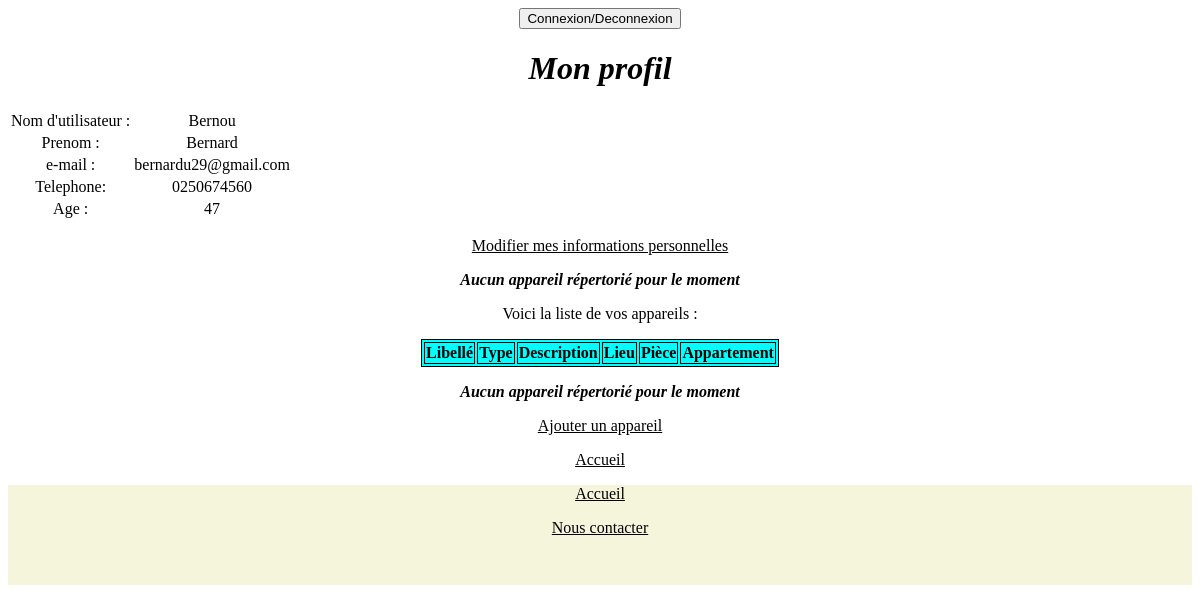
The page /index.php?cible=profil (signed in) on the database its author committed.
### tables this page shows
CREATE TABLE IF NOT EXISTS `utilisateur` (
  `Id_Utilisateur` int(11) NOT NULL AUTO_INCREMENT,
  `nomUser` varchar(30) NOT NULL,
  `emailUtilisateur` varchar(50) NOT NULL,
  `mdpUtilisateur` varchar(16) NOT NULL,
  `telUtilisateur` varchar(10) DEFAULT NULL,
  `prenomUtilisateur` varchar(30) NOT NULL,
  `ageUtilisateur` int(11) NOT NULL,
  `dateCreationCompte` date DEFAULT NULL,
  `etatCompte` varchar(50) DEFAULT NULL,
  PRIMARY KEY (`Id_Utilisateur`)
);

### controleurs/profil.php (called while the page is built, shortened)
<?php
include('./modele/requetes.connexion_inscription.php');
include('./modele/requetes.afficher_ajouter_appareils.php');
$vue = "profil";
$infos = getUtilisateur($bdd);
$nomUser = $infos[1];
$prenomUtilisateur = $infos[5];
$emailUtilisateur = $infos[2];
$telUtilisateur = $infos[4];
$ageUtilisateur = $infos[6];
$afficherAppareils = afficherAppareils($bdd);
if (mysqli_num_rows($afficherAppareils) <= 0) {
    $alerte = "Aucun appareil répertorié pour le moment";
}
include ('vues/header.php');
include ('vues/' . $vue . '.php');
include ('vues/appareil.php');
include ('vues/footer.php');

### index.php (called while the page is built, shortened)
<?php
include("controleurs/fonctions.php");
include("vues/fonctions.php");
if (isset($_GET['cible']) && !empty($_GET['cible'])) {
    $url = $_GET['cible'];
} else {
    $url = 'principal';
}
include('controleurs/' . $url . '.php');

### modele/requetes.generiques.php (called while the page is built, shortened)
<?php
function recherche(mysqli $bdd, string $table, array $attributs) {
    $where = "";
    foreach($attributs as $key => $value) {
        $where .= "$key = '$value'" . " AND ";
    }
    $where = substr_replace($where, '', -5, 5);
    $statement = 'SELECT * FROM ' . $table . ' WHERE ' . $where;
    return mysqli_query($bdd, $statement);
}
?>

### modele/requetes.connexion_inscription.php (called while the page is built, shortened)
<?php
include('requetes.generiques.php');
function getUtilisateur($bdd): array {
    return recherche($bdd, 'utilisateur', ['Id_Utilisateur' => $_SESSION["id"]])->fetch_row();
}
?>

### modele/requetes.afficher_ajouter_appareils.php (called while the page is built, shortened)
<?php
function afficherAppareils(mysqli $bdd) {
    $query = 'SELECT *
                                FROM appareil NATURAL JOIN piece NATURAL JOIN appartement NATURAL JOIN type_appareil
                                WHERE Id_Piece IN (SELECT Id_Piece
                                                   FROM piece NATURAL JOIN appartement
                                                   WHERE Id_Appartement IN (SELECT Id_Appartement
                                                                            FROM appartement NATURAL JOIN locataire
                                                                            WHERE Id_Utilisateur =' . $_SESSION['id'] . ' AND ((dateFinLocation IS NULL) OR (DATE(NOW()) BETWEEN dateDebutLocation AND dateFinLocation)))) ORDER BY Id_Piece';
    return mysqli_query($bdd, $query);
}
?>

### vues/profil.php (the view, shortened to what this page needs)
<!DOCTYPE html>
<html lang="fr">
    <head>
        <link rel="stylesheet" href="public/css/styles_con.css"/>
    </head>
    <body>
        <table>
            <tr>
                <td>Nom d'utilisateur :</td>
                <td><?php echo $nomUser ?></td>
            </tr>
            <tr>
                <td>Prenom :</td>
                <td><?php echo $prenomUtilisateur ?></td>
            </tr>
            <tr>
                <td>e-mail :</td>
                <td><?php echo $emailUtilisateur ?></td>
            </tr>
            <tr>
                <td>Telephone:</td>
                <td><?php echo $telUtilisateur ?></td>
            </tr>
            <tr>
                <td>Age :</td>
                <td><?php echo $ageUtilisateur ?></td>
            </tr>
        </table>
        <p><a href="index.php?cible=modif_profil&fonction=Modifier">Modifier mes informations personnelles</a></p>
        <?php if (isset($alerte)) echo AfficheAlerte($alerte); ?>
    </body>
</html>

### public/css/styles_con.css (style rules this page uses)
* { color: black; text-align: center; }

### rows shown on the page
utilisateur: nomUser "Bernou", prenomUtilisateur "Bernard", emailUtilisateur "bernardu29@gmail.com", telUtilisateur "0250674560", ageUtilisateur "47"

### other values the page prints
$title "Mon profil"
$alerte "Aucun appareil répertorié pour le moment Aucun appareil répertorié pour le moment"
$entete "Voici la liste de vos appareils :"
